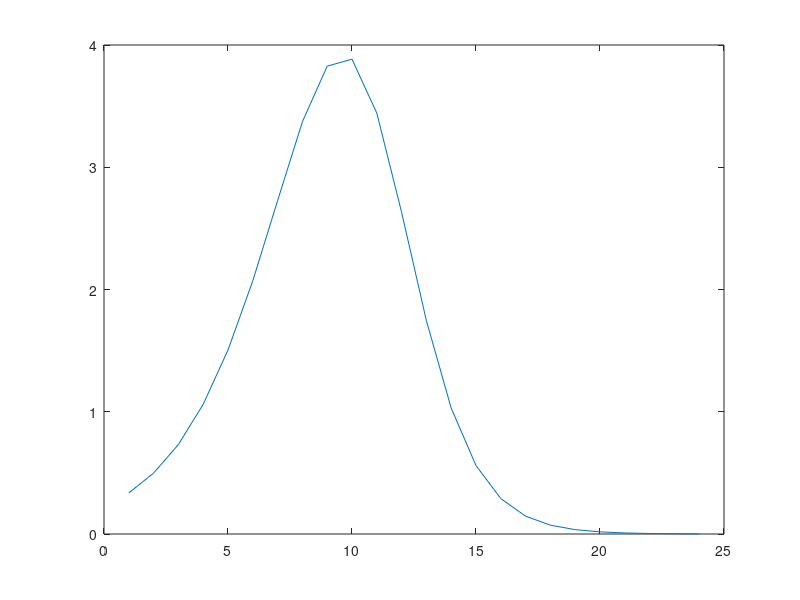

Here is the MATLAB script that generated this plot:
% w: can also use excel spreadsheet

m = 30;
p = 0.0112;
q = 0.5;
% p = 0.5;
% q = 0.001;
% p = 0.1;
% q = 0.1;

T = 24;
N = zeros(T,1);
S = zeros(T,1);

N(1) = m*p;
S(1) = N(1);

for t=2:T
    S(t) = (p + q/m*N(t-1))*(m-N(t-1));
    N(t) = N(t-1)+S(t);
end

plot(S)
% hold on
% plot(N)
% hold off